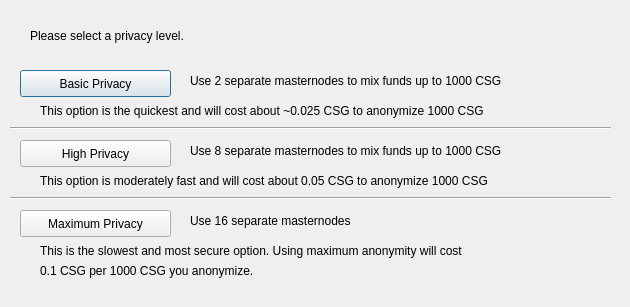
<?xml version="1.0" encoding="UTF-8"?>
<ui version="4.0">
 <class>DarksendConfig</class>
 <widget class="QDialog" name="DarksendConfig">
  <property name="geometry">
   <rect>
    <x>0</x>
    <y>0</y>
    <width>630</width>
    <height>307</height>
   </rect>
  </property>
  <property name="windowTitle">
   <string>Configure PrivateSend</string>
  </property>
  <widget class="QPushButton" name="buttonBasic">
   <property name="geometry">
    <rect>
     <x>20</x>
     <y>70</y>
     <width>151</width>
     <height>27</height>
    </rect>
   </property>
   <property name="text">
    <string>Basic Privacy</string>
   </property>
  </widget>
  <widget class="QPushButton" name="buttonHigh">
   <property name="geometry">
    <rect>
     <x>20</x>
     <y>140</y>
     <width>151</width>
     <height>27</height>
    </rect>
   </property>
   <property name="text">
    <string>High Privacy</string>
   </property>
  </widget>
  <widget class="QPushButton" name="buttonMax">
   <property name="geometry">
    <rect>
     <x>20</x>
     <y>210</y>
     <width>151</width>
     <height>27</height>
    </rect>
   </property>
   <property name="text">
    <string>Maximum Privacy</string>
   </property>
  </widget>
  <widget class="QLabel" name="label">
   <property name="geometry">
    <rect>
     <x>30</x>
     <y>20</y>
     <width>571</width>
     <height>31</height>
    </rect>
   </property>
   <property name="text">
    <string>Please select a privacy level.</string>
   </property>
  </widget>
  <widget class="QLabel" name="label_2">
   <property name="geometry">
    <rect>
     <x>190</x>
     <y>70</y>
     <width>421</width>
     <height>21</height>
    </rect>
   </property>
   <property name="text">
    <string>Use 2 separate masternodes to mix funds up to 1000 CSG</string>
   </property>
  </widget>
  <widget class="QLabel" name="label_3">
   <property name="geometry">
    <rect>
     <x>190</x>
     <y>140</y>
     <width>411</width>
     <height>21</height>
    </rect>
   </property>
   <property name="text">
    <string>Use 8 separate masternodes to mix funds up to 1000 CSG</string>
   </property>
  </widget>
  <widget class="QLabel" name="label_4">
   <property name="geometry">
    <rect>
     <x>190</x>
     <y>210</y>
     <width>421</width>
     <height>21</height>
    </rect>
   </property>
   <property name="text">
    <string>Use 16 separate masternodes</string>
   </property>
  </widget>
  <widget class="QLabel" name="label_6">
   <property name="geometry">
    <rect>
     <x>40</x>
     <y>100</y>
     <width>561</width>
     <height>21</height>
    </rect>
   </property>
   <property name="text">
    <string>This option is the quickest and will cost about ~0.025 CSG to anonymize 1000 CSG</string>
   </property>
  </widget>
  <widget class="QLabel" name="label_7">
   <property name="geometry">
    <rect>
     <x>40</x>
     <y>170</y>
     <width>561</width>
     <height>21</height>
    </rect>
   </property>
   <property name="text">
    <string>This option is moderately fast and will cost about 0.05 CSG to anonymize 1000 CSG</string>
   </property>
  </widget>
  <widget class="QLabel" name="label_8">
   <property name="geometry">
    <rect>
     <x>40</x>
     <y>240</y>
     <width>561</width>
     <height>21</height>
    </rect>
   </property>
   <property name="text">
    <string>This is the slowest and most secure option. Using maximum anonymity will cost</string>
   </property>
  </widget>
  <widget class="QLabel" name="label_9">
   <property name="geometry">
    <rect>
     <x>40</x>
     <y>260</y>
     <width>561</width>
     <height>21</height>
    </rect>
   </property>
   <property name="text">
    <string>0.1 CSG per 1000 CSG you anonymize.</string>
   </property>
  </widget>
  <widget class="Line" name="line">
   <property name="geometry">
    <rect>
     <x>10</x>
     <y>120</y>
     <width>601</width>
     <height>16</height>
    </rect>
   </property>
   <property name="orientation">
    <enum>Qt::Horizontal</enum>
   </property>
  </widget>
  <widget class="Line" name="line_2">
   <property name="geometry">
    <rect>
     <x>10</x>
     <y>190</y>
     <width>601</width>
     <height>16</height>
    </rect>
   </property>
   <property name="orientation">
    <enum>Qt::Horizontal</enum>
   </property>
  </widget>
 </widget>
 <resources/>
 <connections/>
</ui>
